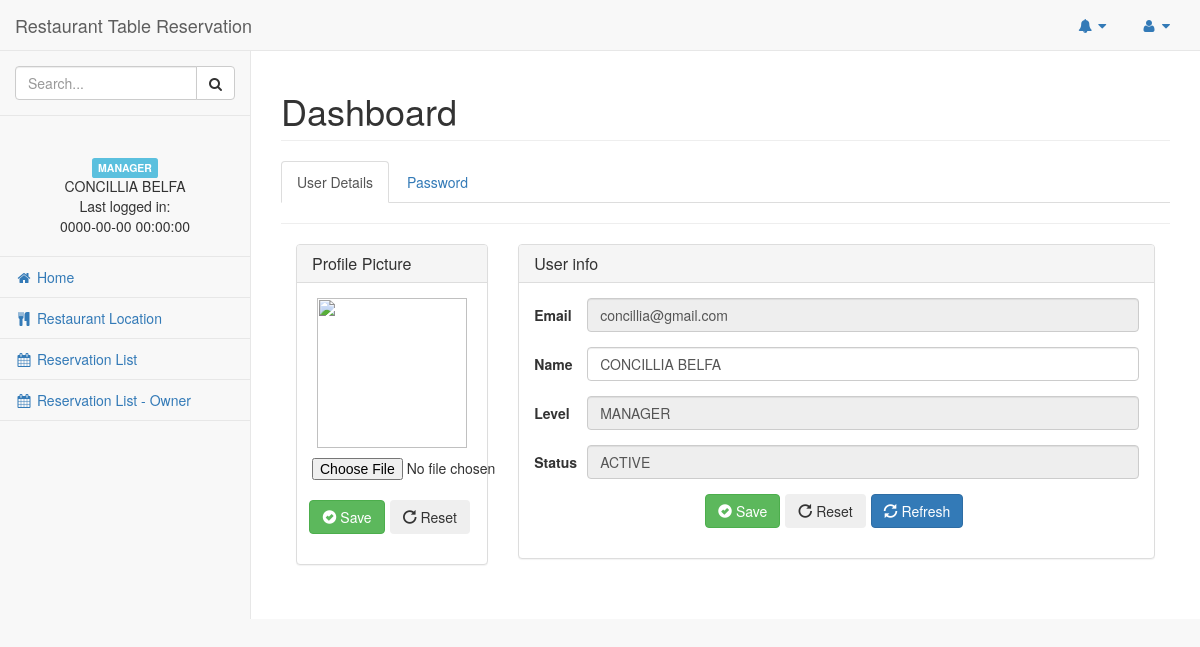
The app's page /customer/profile.php (signed in) with its own data.
### tables this page shows
CREATE TABLE `user` (
  `user_id` varchar(200) NOT NULL,
  `user_name` varchar(200) NOT NULL,
  `user_password` varchar(200) NOT NULL,
  `user_level` varchar(20) NOT NULL,
  `user_status` varchar(20) NOT NULL,
  `last_login` datetime NOT NULL,
  `user_img` varchar(200) NOT NULL
);

### customer/profile.php (the view, shortened to what this page needs)
<?php include 'body_upper.php' ?>
<?php
include('../connect.php');
$userid = $_SESSION['user_id'];
$query = "SELECT * FROM `user` WHERE user_id = '$userid'";
$result = mysqli_query($con,$query) or die(mysql_error());
$row = mysqli_fetch_assoc($result);
?>
<div id="page-wrapper">
    <div class="row">
        <div class="col-lg-12">
            <h1 class="page-header">Dashboard</h1>
        </div>
    </div>
    <div class="row">
        <div class="col-lg-12">
            <ul class="nav nav-tabs" id="myTab">
                <li class="active"><a data-toggle="tab" href="#detail">User Details</a></li>
                <li><a data-toggle="tab" href="#password">Password</a></li>
            </ul>
            <div class="tab-content">
                <div class="tab-pane active" id="detail">
                    <hr>
                    <div class="col-lg-3">
                        <div class="panel panel-default">
                            <div class="panel-heading clearfix">
                                <h3 class="panel-title pull-left">Profile Picture</h3>
                            </div>
                            <form class="form-horizontal" method="post" enctype="multipart/form-data" id="registrationForm">
                                <div class="file-tab panel-body">
                                    <center>
                                        <p><img src="../user_images/<?php echo $row['user_img']; ?>" height="150" width="150" class="avatar" /></p>
                                        <input type="file" name="user_image" class="file-upload" accept="image/*">
                                    </center>
                                    <br />
                                    <div class="form-group">
                                        <div class="col-xs-12 btn-toolbar" style="justify-content: center; display: flex;">
                                            <button name="updatePicture" class="btn btn-success" type="submit"><i class="glyphicon glyphicon-ok-sign"></i> Save</button>
                                            <button class="btn" type="reset"><i class="glyphicon glyphicon-repeat"></i> Reset</button>
                                        </div>
                                    </div>
                                </div>
                            </form>
                        </div>
                    </div>
                    <div class="col-lg-9">
                        <div class="panel panel-default">
                            <div class="panel-heading">
                                <h4 class="panel-title">User info</h4>
                            </div>
                            <div class="file-tab panel-body">
                                <form class="form-horizontal" method="post" enctype="multipart/form-data" id="registrationForm">
                                    <div class="form-group">
                                        <label class="col-xs-1 control-label">Email</label>
                                        <div class="col-xs-11">
                                            <input name="userEmail" readonly type="text" class="form-control" value="<?php echo $row['user_id']; ?>">
                                        </div>
                                    </div>
                                    <div class="form-group">
                                        <label class="col-xs-1 control-label">Name</label>
                                        <div class="col-xs-11">
                                            <input name="userName" type="text" class="form-control" value="<?php echo $row['user_name']; ?>">
                                        </div>
                                    </div>
                                    <div class="form-group">
                                        <label class="col-xs-1 control-label">Level</label>
                                        <div class="col-xs-11">
                                            <input name="userLevel" readonly type="text" class="form-control" value="<?php echo $row['user_level']; ?>">
                                        </div>
                                    </div>
                                    <div class="form-group">
                                        <label class="col-xs-1 control-label">Status</label>
                                        <div class="col-xs-11">
                                            <input name="userStatus" readonly type="text" class="form-control" value="<?php echo $row['user_status']; ?>">
                                        </div>
                                    </div>
                                    <div class="form-group">
                                        <div class="col-xs-12 btn-toolbar" style="justify-content: center; display: flex;">
                                            <button name="updateDetail" class="btn btn-success" type="submit"><i class="glyphicon glyphicon-ok-sign"></i> Save</button>
                                            <button class="btn" type="reset"><i class="glyphicon glyphicon-repeat"></i> Reset</button>
                                            <button onClick="document.location.reload(true)" class="btn btn-primary" type="button"><i class="glyphicon glyphicon-refresh"></i> Refresh</button>
                                        </div>
                                    </div>
                                </form>
                            </div>
                        </div>
                    </div>
                </div>
            </div>
        </div>
    </div>
    <?php include 'body_lower.php' ?>

### records on screen
user: userEmail "concillia@gmail.com", userName "CONCILLIA BELFA", userLevel "MANAGER", userStatus "ACTIVE"

### other values on screen
$_SESSION["user_level"] "MANAGER"
$_SESSION["user_name"] "CONCILLIA BELFA"
$_SESSION["last_login"] "0000-00-00 00:00:00"
